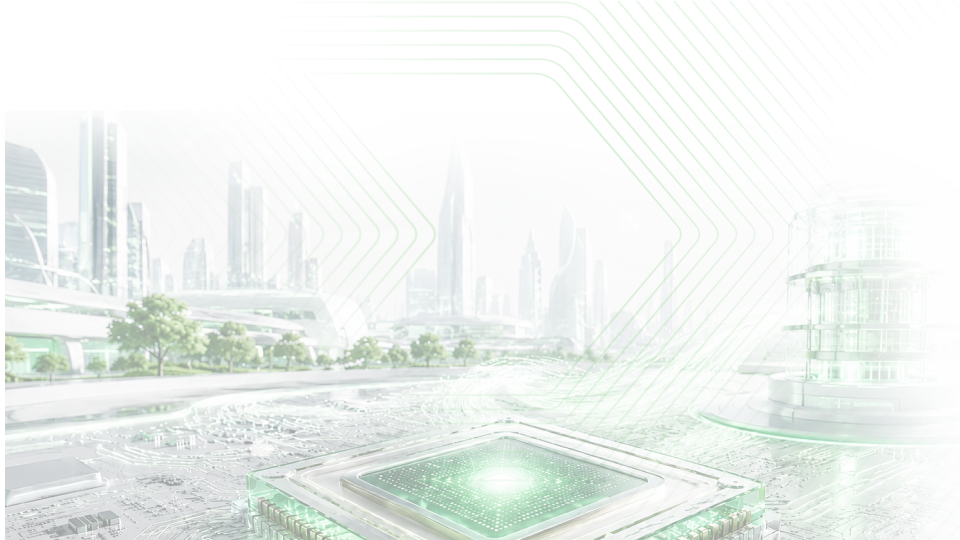
#> input picture service/asset chatbot/Nen-chatbot.png, 1920 x 1080 px (shown at 1/2 size)
$ python compress_bg.py
#> lines starting #> are read from the running program, lines starting #| are printed output that depends on the picture
import sys
from pathlib import Path

from PIL import Image


def main():
    service_dir = Path(__file__).resolve().parent.parent
    src_img = service_dir / "asset chatbot" / "Nen-chatbot.png"
    dest_img = service_dir / "static" / "assets" / "background.png"
    dest_jpg = service_dir / "static" / "assets" / "background.jpg"

    print(f"Compressing {src_img} -> {dest_img}...")

    if not src_img.exists():
        print(f"Error: source image {src_img} not found.")
        sys.exit(1)

    dest_img.parent.mkdir(parents=True, exist_ok=True)

    with Image.open(src_img) as img:
#> img is the input picture: PIL image 1920x1080 RGBA; mean R, G, B, A 151.8, 168.2, 156.6, 60.5
        width, height = img.size
#> width = 1920; height = 1080
        print(f"Original size: {width}x{height}")
#| Original size: 1920x1080

        # Limit max width to 1920px to reduce size
        if width > 1920:
            ratio = 1920 / width
            new_size = (1920, int(height * ratio))
            img = img.resize(new_size, Image.Resampling.LANCZOS)
            print(f"Resized to: {img.size}")

        # 1. Save as JPEG (extremely small size, ideal for backgrounds)
        img_rgb = img.convert("RGB")
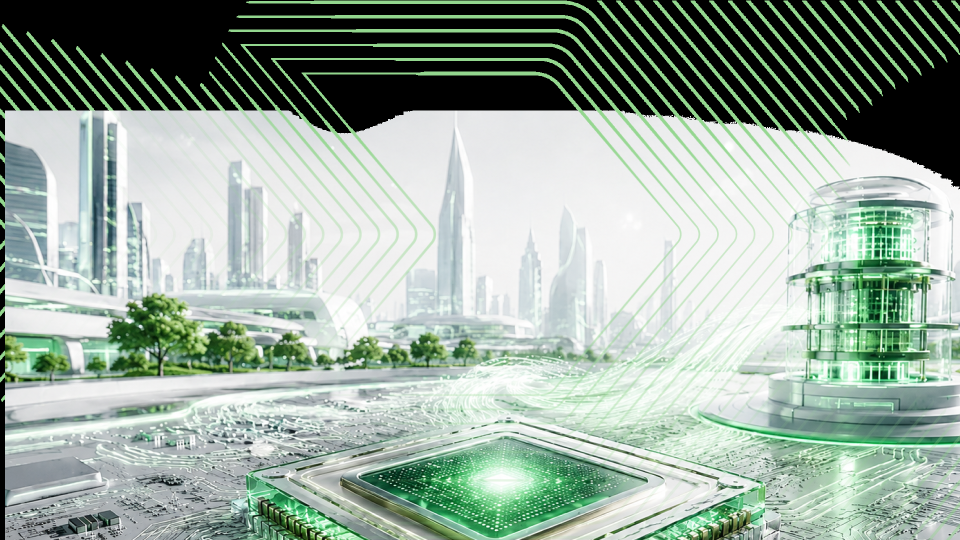
#> img_rgb: PIL image 1920x1080 RGB (shown at 1/2 size); mean R, G, B 151.8, 168.2, 156.6
        img_rgb.save(dest_jpg, "JPEG", quality=85, optimize=True)
        jpg_size = dest_jpg.stat().st_size
        print(f"Saved optimized JPEG to {dest_jpg} ({jpg_size / 1024:.1f} KB)")

        # 2. Save as PNG (fallback/lossless)
        img.save(dest_img, "PNG", optimize=True)
        png_size = dest_img.stat().st_size
        print(f"Saved optimized PNG to {dest_img} ({png_size / 1024:.1f} KB)")


if __name__ == "__main__":
    main()
